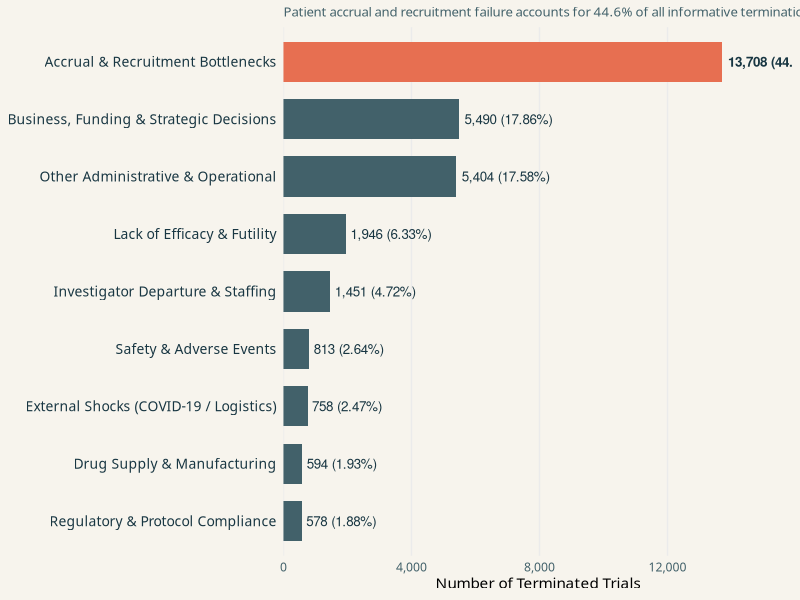

Generate this figure with R:
## ---- chunk 1
#| message: false
library(ggplot2)
library(dplyr)
library(readr)
library(scales)

why_stopped <- read_tsv("data/processed/summary_why_stopped.tsv", show_col_types = FALSE)
phase_summary <- read_tsv("data/processed/summary_phase.tsv", show_col_types = FALSE)
## ---- chunk 2
#| label: fig-why-stopped
#| fig-cap: "Distribution of reported reasons for clinical trial termination (n = 30,742)"
#| fig-width: 12.5
#| fig-height: 6.8

why_plot <- why_stopped |>
  arrange(count) |>
  mutate(
    category = factor(category, levels = category),
    is_recruitment = (category == "Accrual & Recruitment Bottlenecks")
  )

ggplot(why_plot, aes(x = count, y = category, fill = is_recruitment)) +
  geom_col(width = 0.7) +
  geom_text(
    aes(label = paste0(comma(count), " (", percentage, "%)")),
    hjust = -0.06,
    color = "#183642",
    size = 3.4,
    fontface = ifelse(why_plot$is_recruitment, "bold", "plain")
  ) +
  scale_fill_manual(values = c("TRUE" = "#e76f51", "FALSE" = "#42616a"), guide = "none") +
  scale_x_continuous(labels = comma, expand = expansion(mult = c(0, 0.16))) +
  labs(
    x = "Number of Terminated Trials",
    y = NULL,
    subtitle = "Patient accrual and recruitment failure accounts for 44.6% of all informative terminations."
  ) +
  theme_minimal(base_family = "DM Sans") +
  theme(
    panel.grid.major.y = element_blank(),
    panel.grid.minor = element_blank(),
    axis.text.y = element_text(color = "#183642", size = 10),
    axis.text.x = element_text(color = "#42616a"),
    plot.subtitle = element_text(color = "#42616a", size = 9.5),
    plot.background = element_rect(fill = "#f7f4ed", color = NA),
    panel.background = element_rect(fill = "#f7f4ed", color = NA)
  )
